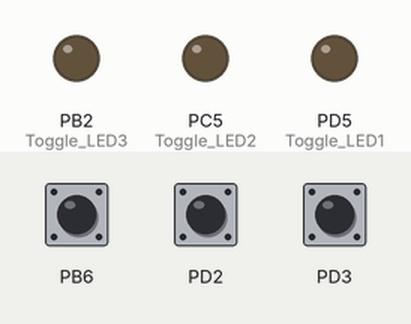
Recording of a program running on a simulated ATmega328P, built with avr-gcc and emulated at 8 MHz. Parts: output pins drawn as LEDs (lit = HIGH). The test bench sets the inputs (shaded band); at power-on: PB6 HIGH, PD2 HIGH, PD3 HIGH.

Above: at 1.2 s.
1.3 s: PB6 pulled LOW for 0.15 s
At 1.37 s:
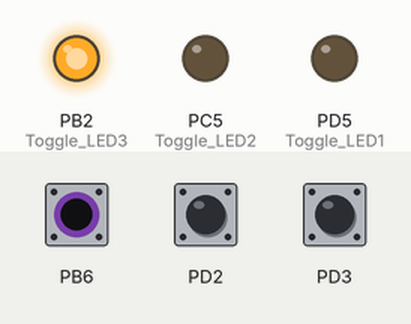
2.9 s: PD2 pulled LOW for 0.15 s
At 2.97 s:
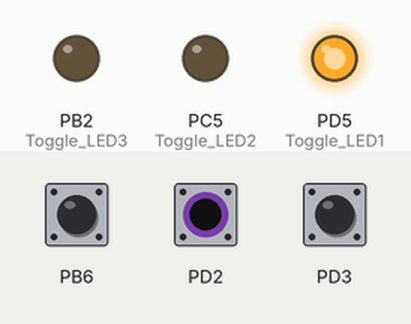
4.5 s: PD3 pulled LOW for 0.15 s
At 4.57 s:
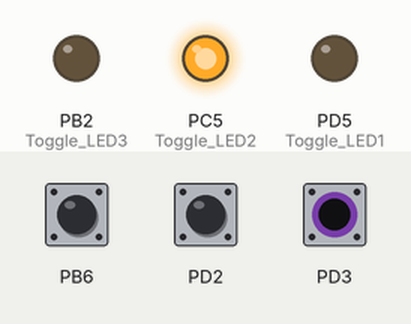
6.1 s: PD3 pulled LOW for 3.2 s
At 10.2 s:
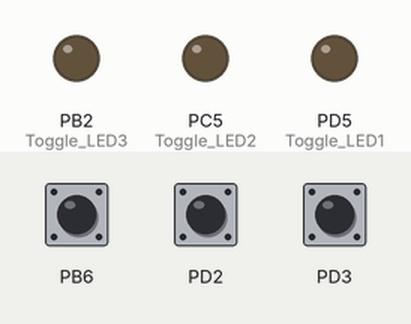
10.8 s: PB6 pulled LOW for 3.2 s
At 11.3 s:
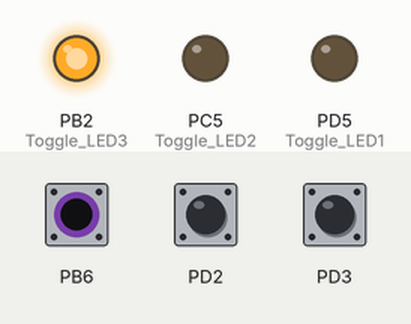
15.5 s: PB6 driven LOW and PD2 driven LOW
At 16.1 s:
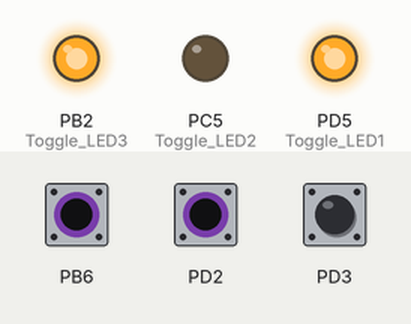
Timing chart, 0 to 18.0 s (numbered marks = the images above; inputs shaded):
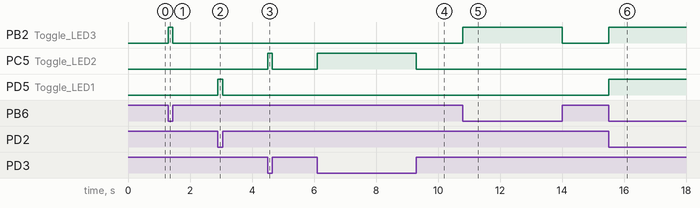

The program:

main.c
```c
/*
 * EXTI_Driver.c
 *
 * Created: 19/09/2021 04:05:28 PM
 * Author : Toothless XII
 */

#include "STD_types.h"
#include "BIT_math.h"
#include "../MCAL/EXTI_Driver/EXTI_int.h"
#include "../MCAL/INTERRUPTS_Driver/INTERRUPT.h"
#include "../MCAL/GPIO_Driver/GPIO_int.h"

#include <util/delay.h>

void Toggle_LED1 (void);
void Toggle_LED2 (void);
void Toggle_LED3 (void);


int main(void)
{


	MGPIO_void_SetPinDirection (GPIO_PORTD, 5,GPIO_OUTPUT);
	MGPIO_void_SetPinDirection (GPIO_PORTC, 5,GPIO_OUTPUT);
	MGPIO_void_SetPinDirection (GPIO_PORTB, 2,GPIO_OUTPUT);
	MGPIO_void_SetPinDirection (GPIO_PORTD, 2,GPIO_INPUT_PULLUP);
	MGPIO_void_SetPinDirection (GPIO_PORTD, 3,GPIO_INPUT_PULLUP);
	MGPIO_void_SetPinDirection (GPIO_PORTB, 6,GPIO_INPUT_PULLUP);

	MEXTI_void_EnableInterrupt(EXTI_0);
	MEXTI_void_EnableInterrupt(EXTI_1);
	MEXTI_void_EnableInterrupt(PCINT_0);
	MEXTI_void_SetPC_Pin(6, EXTI_PC_PIN_ENABLE);

	MEXTI_void_SetTrigger(EXTI_0,TRIGGER_LOGICAL_CHANGE);
	MEXTI_void_SetTrigger(EXTI_1,TRIGGER_LOGICAL_CHANGE);

	MEXTI_void_SetCallBack(EXTI_0,Toggle_LED1);
	MEXTI_void_SetCallBack(EXTI_1,Toggle_LED2);
	MEXTI_void_SetCallBack(PCINT_0,Toggle_LED3);

    while (1)
    {

    }
}

void Toggle_LED1 (void)
{
	MGPIO_void_TogglePin (GPIO_PORTD, 5);
}
void Toggle_LED2 (void)
{
	MGPIO_void_TogglePin (GPIO_PORTC, 5);
}
void Toggle_LED3 (void)
{
	MGPIO_void_TogglePin (GPIO_PORTB, 2);
}
```

BIT_math.h
```c
/************************************************/
/* Title       : BIT MATH file				    */
/* Author      : XII & Mohamed Alaa             */
/* Release     : 1.0                            */
/* Last Update : Aug 15, 2021                   */
/************************************************/

#ifndef BIT_MATH_H_
#define BIT_MATH_H_


#define SET_BIT(VAR,BIT)					        (VAR |= (1<<BIT))
#define CLR_BIT(VAR,BIT)					        (VAR &= ~(1<<BIT))
#define TOG_BIT(VAR,BIT)					        (VAR ^= (1<<BIT))
#define GET_BIT(VAR,BIT)					        ((VAR>>BIT) & 1)


#define SET_REG(REG)								(REG=0xFF)
#define CLR_REG(REG)								(REG=0)
#define TOG_REG(REG)								(REG ^= 0xFF)

#define SET_DWORD(DWORD)							(DWORD=0xFFFF)
#define CLR_DWORD(DWORD)							(DWORD=0)
#define TOG_DWORD(DWORD)							(DWORD ^= 0xFFFF)


#define CONC_BIT(A7,A6,A5,A4,A3,A2,A1,A0)			CONC_HELP(A7,A6,A5,A4,A3,A2,A1,A0)
#define CONC_HELP(A7,A6,A5,A4,A3,A2,A1,A0)			0b##A7##A6##A5##A4##A3##A2##A1##A0

#define CONC_BIT_2(A7,A6,A5,A4,A3,A2,A1,A0)			(A7<<7|A6<<6|A5<<5|A4<<4|A3<<3|A2<<2|A1<<1|A0<<0)

#endif
```

STD_types.h
```c
/************************************************/
/* Title       : DIO peripheral Private file    */
/* Author      : XII & Mohamed Alaa             */
/* Release     : 1.0                            */
/* Last Update : Aug 15, 2021                   */
/************************************************/

#ifndef STD_TYPES_H_
#define STD_TYPES_H_

typedef unsigned char			u8;
typedef unsigned short int		u16;
typedef unsigned long int		u32;
typedef unsigned long long		u64;

typedef char					s8;
typedef short int				s16;
typedef long int				s32;
typedef long long				s64;

typedef float					f32;
typedef double					d64;

#endif
```

EXTI_int.h
```c
/*
 * EXTI_interface.h
 *
 * Created: 19/09/2021 04:06:32 PM
 *  Author: Toothless XII
 */


#ifndef EXTI_INTERFACE_H_
#define EXTI_INTERFACE_H_

enum EXTI_t {EXTI_0,EXTI_1,PCINT_0,PCINT_1,PCINT_2};
enum EXTI_Trigger_t {TRIGGER_LOW_LEVEL , TRIGGER_LOGICAL_CHANGE , TRIGGER_FALLING_EDGE , TRIGGER_RISING_EDGE };
enum EXTI_PC_PIN_s {EXTI_PC_PIN_DISABLE, EXTI_PC_PIN_ENABLE };

void MEXTI_void_EnableInterrupt (enum EXTI_t Interrupt);
void MEXTI_void_DisableInterrupt (enum EXTI_t Interrupt);
void MEXTI_void_SetTrigger(enum EXTI_t Interrupt, enum EXTI_Trigger_t Trigger);
void MEXTI_void_SetPC_Pin ( u8 PinNum , enum EXTI_PC_PIN_s State);
void MEXTI_void_ClearFlag (enum EXTI_t Interrupt);
void MEXTI_void_SetCallBack (enum EXTI_t Interrupt, void (*CallBack)(void));


#endif /* EXTI_INTERFACE_H_ */
```

EXTI_priv.h
```c
/*
 * EXTI_private.h
 *
 * Created: 19/09/2021 04:06:52 PM
 *  Author: Toothless XII
 */


#ifndef EXTI_PRIVATE_H_
#define EXTI_PRIVATE_H_

typedef struct {

	u8 EXTI_PCIFR;
	u8 EXTI_EIFR;

}EXTI_FLAGS;

typedef struct {

	u8 EXTI_PCMSK0;
	u8 EXTI_PCMSK1;
	u8 EXTI_PCMSK2;
}EXTI_PCMSK;

#define EXTI_EICRA				*((volatile u8*) 0x69)
#define EXTI_EIMSK				*((volatile u8*) 0x3D)
#define EXTI_PCICR				*((volatile u8*) 0x68)
#define EXTI_FLAGS_REG		     ((volatile EXTI_FLAGS*)0x3B)
#define EXTI_PCMSK_REG		     ((volatile EXTI_PCMSK*)0x6B)

#define EXTI_VECTOR_ISR_EXTIO		__vector_1
#define EXTI_VECTOR_ISR_EXTI1		__vector_2
#define EXTI_VECTOR_ISR_PCINT0		__vector_3
#define EXTI_VECTOR_ISR_PCINT1		__vector_4
#define EXTI_VECTOR_ISR_PCINT2		__vector_5

#define PC_MASK_0_7					0
#define PC_MASK_8_14				1
#define PC_MASK_16_23				2


void EXTI_VECTOR_ISR_EXTIO  (void)   __attribute__((signal,used));
void EXTI_VECTOR_ISR_EXTI1  (void)	 __attribute__((signal,used));
void EXTI_VECTOR_ISR_PCINT0 (void)	 __attribute__((signal,used));
void EXTI_VECTOR_ISR_PCINT1 (void)	 __attribute__((signal,used));
void EXTI_VECTOR_ISR_PCINT2 (void)	 __attribute__((signal,used));

void (*PEXTI_void_CallBacks[5])(void)={0,0,0,0,0};

#endif /* EXTI_PRIVATE_H_ */
```

EXTI_prog.c
```c
/*
 * EXTI_program.c
 *
 * Created: 19/09/2021 04:07:21 PM
 *  Author: Toothless XII
 */
#include "../../../../../1- LIB/STD_types.h"
#include "../../../../../1- LIB/BIT_math.h"
#include "EXTI_int.h"
#include "EXTI_priv.h"
#include "../INTERRUPTS_Driver/INTERRUPT.h"

void MEXTI_void_EnableInterrupt (enum EXTI_t Interrupt)
{
	switch (Interrupt)
	{
		case EXTI_0:
			SET_BIT(EXTI_EIMSK,0);
		break;

		case EXTI_1:
			SET_BIT(EXTI_EIMSK,1);
		break;

		case PCINT_0:
			SET_BIT(EXTI_PCICR,0);
		break;

		case PCINT_1:
			SET_BIT(EXTI_PCICR,1);
		break;

		case PCINT_2:
			SET_BIT(EXTI_PCICR,2);
		break;

		default:
		return;

	}
	INT_ENABLE_GLOBAL_INT;

}

void MEXTI_void_DisableInterrupt (enum EXTI_t Interrupt)
{
	switch (Interrupt)
	{
		case EXTI_0:
		CLR_BIT(EXTI_EIMSK,0);
		break;

		case EXTI_1:
		CLR_BIT(EXTI_EIMSK,1);
		break;

		case PCINT_0:
		CLR_BIT(EXTI_PCICR,0);
		break;

		case PCINT_1:
		CLR_BIT(EXTI_PCICR,1);
		break;

		case PCINT_2:
		CLR_BIT(EXTI_PCICR,2);
		break;

		default:
		return;

	}


}

void MEXTI_void_SetTrigger(enum EXTI_t Interrupt, enum EXTI_Trigger_t Trigger)
{
		switch (Interrupt)
		{
			case EXTI_0:
			EXTI_EICRA &= 0xFC ;
			EXTI_EICRA |= Trigger;
			break;

			case EXTI_1:
			EXTI_EICRA &= 0xF3 ;
			EXTI_EICRA |= Trigger<<2;

			break;

			default:
			return;

		}


	}

void MEXTI_void_SetPC_Pin ( u8 PinNum , enum EXTI_PC_PIN_s State)
{
	if (PinNum==15||PinNum>23)
		return;
	u8 Local_Mask = PinNum/8;
	switch (Local_Mask)
	{
		case PC_MASK_0_7 :
		CLR_BIT(EXTI_PCMSK_REG->EXTI_PCMSK0,(PinNum%8));
		EXTI_PCMSK_REG->EXTI_PCMSK0 |= (State<<(PinNum%8));
		break;

		case PC_MASK_8_14:
		CLR_BIT(EXTI_PCMSK_REG->EXTI_PCMSK1,(PinNum%8));
		EXTI_PCMSK_REG->EXTI_PCMSK1 |= (State<<(PinNum%8));

		break;

		case PC_MASK_16_23:
		CLR_BIT(EXTI_PCMSK_REG->EXTI_PCMSK2,(PinNum%8));
		EXTI_PCMSK_REG->EXTI_PCMSK2 |= (State<<(PinNum%8));

		break;

		default:
		return;
	}

}


void MEXTI_void_ClearFlag (enum EXTI_t Interrupt)
{
		switch (Interrupt)
		{
			case EXTI_0:
				SET_BIT(EXTI_FLAGS_REG->EXTI_EIFR,0);
				break;

			case EXTI_1:
				SET_BIT(EXTI_FLAGS_REG->EXTI_EIFR,1);
				break;

			case PCINT_0:
				SET_BIT(EXTI_FLAGS_REG->EXTI_PCIFR,0);
				break;

			case PCINT_1:
				SET_BIT(EXTI_FLAGS_REG->EXTI_PCIFR,1);
				break;

			case PCINT_2:
				SET_BIT(EXTI_FLAGS_REG->EXTI_PCIFR,2);
				break;

			default:
				return;
		}

}

void MEXTI_void_SetCallBack (enum EXTI_t Interrupt, void (*CallBack)(void))
{
		switch (Interrupt)
		{
			case EXTI_0:
			PEXTI_void_CallBacks[0] = CallBack;
			break;

			case EXTI_1:
			PEXTI_void_CallBacks[1] = CallBack;
			break;

			case PCINT_0:
			PEXTI_void_CallBacks[2] = CallBack;
			break;

			case PCINT_1:
			PEXTI_void_CallBacks[3] = CallBack;
			break;

			case PCINT_2:
			PEXTI_void_CallBacks[4] = CallBack;
			break;

			default:
			return;
		}

	}

void EXTI_VECTOR_ISR_EXTIO  (void)
{

	if(PEXTI_void_CallBacks[0] != 0)
	{
		PEXTI_void_CallBacks[0]();
	}
}
void EXTI_VECTOR_ISR_EXTI1  (void)
{

	if(PEXTI_void_CallBacks[1] != 0)
	{
		PEXTI_void_CallBacks[1]();
	}
}
void EXTI_VECTOR_ISR_PCINT0 (void)
{

	if(PEXTI_void_CallBacks[2] != 0)
	{
		PEXTI_void_CallBacks[2]();
	}
}
void EXTI_VECTOR_ISR_PCINT1 (void)
{

	if(PEXTI_void_CallBacks[3] != 0)
	{
		PEXTI_void_CallBacks[3]();
	}
}
void EXTI_VECTOR_ISR_PCINT2 (void)
{

	if(PEXTI_void_CallBacks[4] != 0)
	{
		PEXTI_void_CallBacks[4]();
	}
}
```

GPIO_int.h
```c
/*
 * GPIO_int.h
 *
 *  Created on: ??þ/??þ/????
 *      Author: Mohamed Alaa
 */

#ifndef GPIO_INT_H_
#define GPIO_INT_H_
#define F_CPU           8000000UL
enum GPIOPORT_t {GPIO_PORTB,GPIO_PORTC,GPIO_PORTD};
enum GPIODIRECTION_t {GPIO_INPUT,GPIO_OUTPUT,GPIO_INPUT_PULLUP};
enum GPIOSTATE_t {GPIO_LOW,GPIO_HIGH};

void MGPIO_void_SetPinDirection (enum GPIOPORT_t PortID, u8 PinNumber, enum GPIODIRECTION_t Direction);
void MGPIO_void_SetPortDirection (enum GPIOPORT_t PortID, enum GPIODIRECTION_t Direction);

void MGPIO_void_SetPinValue (enum GPIOPORT_t PortID, u8 PinNumber, enum GPIOSTATE_t Value);
void MGPIO_void_SetPortValue (enum GPIOPORT_t PortID, u8 Value);

void MGPIO_void_TogglePin (enum GPIOPORT_t PortID, u8 PinNumber);
void MGPIO_void_TogglePort (enum GPIOPORT_t PortID);

u8 MGPIO_void_GetPinValue (enum GPIOPORT_t PortID, u8 PinNumber);
u8 MGPIO_void_GetPortValue (enum GPIOPORT_t PortID);

#endif /* GPIO_INT_H_ */
```

GPIO_priv.h
```c
/*
 * GPIO_priv.h
 *
 *  Created on: ??þ/??þ/????
 *      Author: Mohamed Alaa
 */

#ifndef GPIO_PRIV_H_
#define GPIO_PRIV_H_

typedef struct
{
	u8 PIN  ;
	u8 DDR  ;
	u8 PORT ;

}REGISTER_t;


#define PORTB_REG        ((volatile REGISTER_t*)0x23)
#define PORTC_REG        ((volatile REGISTER_t*)0x26)
#define PORTD_REG        ((volatile REGISTER_t*)0x29)

volatile REGISTER_t*     PGPIO_PRegister_t_GetPtrToReg(enum GPIOPORT_t copy_PORT_ID);

#endif /* GPIO_PRIV_H_ */
```

GPIO_prog.c
```c
/*
 * GPIO_prog.c
 *
 *  Created on: ??þ/??þ/????
 *      Author: Mohamed Alaa
 */
#include "../../APP/STD_types.h"
#include "../../APP/BIT_math.h"
#include "GPIO_int.h"
#include "GPIO_priv.h"


volatile REGISTER_t*     PGPIO_PRegister_t_GetPtrToReg(enum GPIOPORT_t copy_PORT_ID)
{
	switch (copy_PORT_ID)
	{
	case GPIO_PORTB :
		return PORTB_REG;
		break;
	case GPIO_PORTC :
		return PORTC_REG;
		break;
	case GPIO_PORTD :
		return PORTD_REG;
		break;
	default:
		return 0 ;
	}

}

void MGPIO_void_SetPinDirection (enum GPIOPORT_t PortID, u8 PinNumber, enum GPIODIRECTION_t Direction)
{
	volatile REGISTER_t* local_PReg =0;
	local_PReg = PGPIO_PRegister_t_GetPtrToReg(PortID);
	if (local_PReg == 0)
		return;
	switch (Direction)
	{
		case  GPIO_INPUT:
			CLR_BIT(local_PReg->DDR,PinNumber);
			CLR_BIT(local_PReg->PORT,PinNumber);
			break;
		case  GPIO_OUTPUT:
			SET_BIT(local_PReg->DDR,PinNumber);
			CLR_BIT(local_PReg->PORT,PinNumber);
			break;
		case  GPIO_INPUT_PULLUP:
			CLR_BIT(local_PReg->DDR,PinNumber);
			SET_BIT(local_PReg->PORT,PinNumber);
			break;

	}
	}
void MGPIO_void_SetPortDirection (enum GPIOPORT_t PortID, enum GPIODIRECTION_t Direction)
{
	volatile REGISTER_t* local_PReg =0;
	local_PReg = PGPIO_PRegister_t_GetPtrToReg(PortID);
	if (local_PReg == 0)
		return;
	switch (Direction)
	{
		case  GPIO_INPUT:
			CLR_REG(local_PReg->DDR);
			CLR_REG(local_PReg->PORT);
			break;
		case  GPIO_OUTPUT:
			SET_REG(local_PReg->DDR);
			CLR_REG(local_PReg->PORT);
			break;
		case  GPIO_INPUT_PULLUP:
			CLR_REG(local_PReg->DDR);
			SET_REG(local_PReg->PORT);
			break;

	}
	}

void MGPIO_void_SetPinValue (enum GPIOPORT_t PortID, u8 PinNumber, enum GPIOSTATE_t Value)
{
	volatile REGISTER_t* local_PReg =0;
	local_PReg = PGPIO_PRegister_t_GetPtrToReg(PortID);
	if (local_PReg == 0)
		return;
	switch (Value)
	{
		case  GPIO_LOW:
			CLR_BIT(local_PReg->PORT,PinNumber);
			break;
		case  GPIO_HIGH:
			SET_BIT(local_PReg->PORT,PinNumber);
			break;

	}

	}
void MGPIO_void_SetPortValue (enum GPIOPORT_t PortID, u8 Value)
{
	volatile REGISTER_t* local_PReg =0;
		local_PReg = PGPIO_PRegister_t_GetPtrToReg(PortID);
		if (local_PReg == 0)
			return;
		local_PReg->PORT=Value;
	}

void MGPIO_void_TogglePin (enum GPIOPORT_t PortID, u8 PinNumber)
{
	volatile REGISTER_t* local_PReg =0;
	local_PReg = PGPIO_PRegister_t_GetPtrToReg(PortID);
	if (local_PReg == 0)
		return;
	TOG_BIT(local_PReg->PORT,PinNumber);

	}
void MGPIO_void_TogglePort (enum GPIOPORT_t PortID)
{
	volatile REGISTER_t* local_PReg =0;
		local_PReg = PGPIO_PRegister_t_GetPtrToReg(PortID);
		if (local_PReg == 0)
			return;
		TOG_REG(local_PReg->PORT);
	}

u8 MGPIO_void_GetPinValue (enum GPIOPORT_t PortID, u8 PinNumber)
{
	volatile REGISTER_t* local_PReg =0;
	local_PReg = PGPIO_PRegister_t_GetPtrToReg(PortID);
	if (local_PReg == 0)
		return 0;
	return (GET_BIT(local_PReg->PIN,PinNumber));

	}
u8 MGPIO_void_GetPortValue (enum GPIOPORT_t PortID)
{
	volatile REGISTER_t* local_PReg =0;
	local_PReg = PGPIO_PRegister_t_GetPtrToReg(PortID);
	if (local_PReg == 0)
		return 0;
	return (local_PReg->PIN);

	}
```

INTERRUPT.h
```c
/*
 * INTERRUPT.h
 *
 * Created: 19/09/2021 03:58:37 PM
 *  Author: Toothless XII
 */


#ifndef INTERRUPT_H_
#define INTERRUPT_H_

#define	INT_SREG					*((volatile u8*) 0x5F)
#define SREG_IBIT					7

#define INT_ENABLE_GLOBAL_INT		(SET_BIT(INT_SREG,SREG_IBIT))
#define INT_DISABLE_GLOBAL_INT		(CLR_BIT(INT_SREG,SREG_IBIT))


#endif /* INTERRUPT_H_ */
```

Measured:
- after the input at 1.3 s, PB2 (Toggle_LED3): LOW → HIGH at once, → LOW 0.15 s later
- after the input at 2.9 s, PD5 (Toggle_LED1): LOW → HIGH at once, → LOW 0.15 s later
- after the input at 4.5 s, PC5 (Toggle_LED2): LOW → HIGH at once, → LOW 0.15 s later
- after the input at 6.1 s, PC5 (Toggle_LED2): LOW → HIGH at once, → LOW 3.2 s later
- after the input at 10.8 s, PB2 (Toggle_LED3): LOW → HIGH at once, → LOW 3.2 s later
- after the input at 15.5 s, PB2 (Toggle_LED3), PD5 (Toggle_LED1): LOW → HIGH at once
